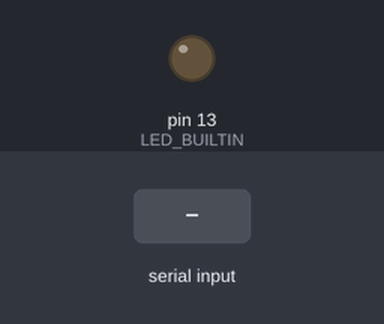
This sketch was run on a simulated Arduino Uno, built with avr-gcc and run on an emulated ATmega328P. Parts: output pins drawn as LEDs (lit = HIGH). Inputs (shaded band) come from the test bench.

Above: at 1.2 s.
1.3 s: "9x\n" received over Serial
At 2.2 s:
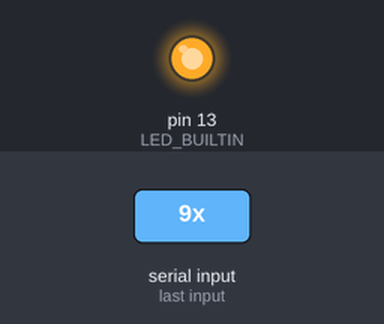
2.8 s: "8y\n" received over Serial
At 3.3 s:
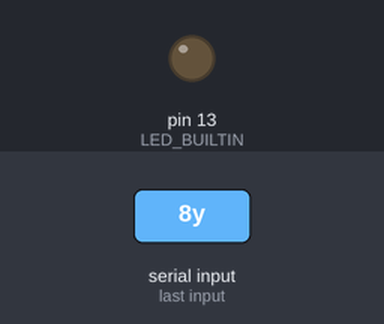
Timing chart, 0 to 5.8 s (numbered marks = the images above; inputs shaded):
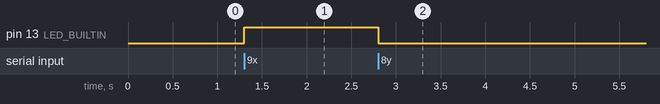

Measured:
- after the input at 1.3 s, pin 13 (LED_BUILTIN): LOW → HIGH at once
- after the input at 2.8 s, pin 13 (LED_BUILTIN): HIGH → LOW at once

The sketch:

serial.ino
```cpp
void setup() {
  Serial.begin(9600);
  pinMode(LED_BUILTIN, OUTPUT);

}

void loop() {
  String s = "";

  while(true){
    if(Serial.available()){
      char c = Serial.read();
      if(c == '\n') break;
      s+=c;
    }
  }
  if(s == "9x"){
      digitalWrite(LED_BUILTIN, HIGH);   // turn the LED on (HIGH is the voltage level)
       delay(1000);
  }
  else if(s == "8y"){
                         // wait for a second
    digitalWrite(LED_BUILTIN, LOW);    // turn the LED off by making the voltage LOW
    delay(1000);
  }
}
```
